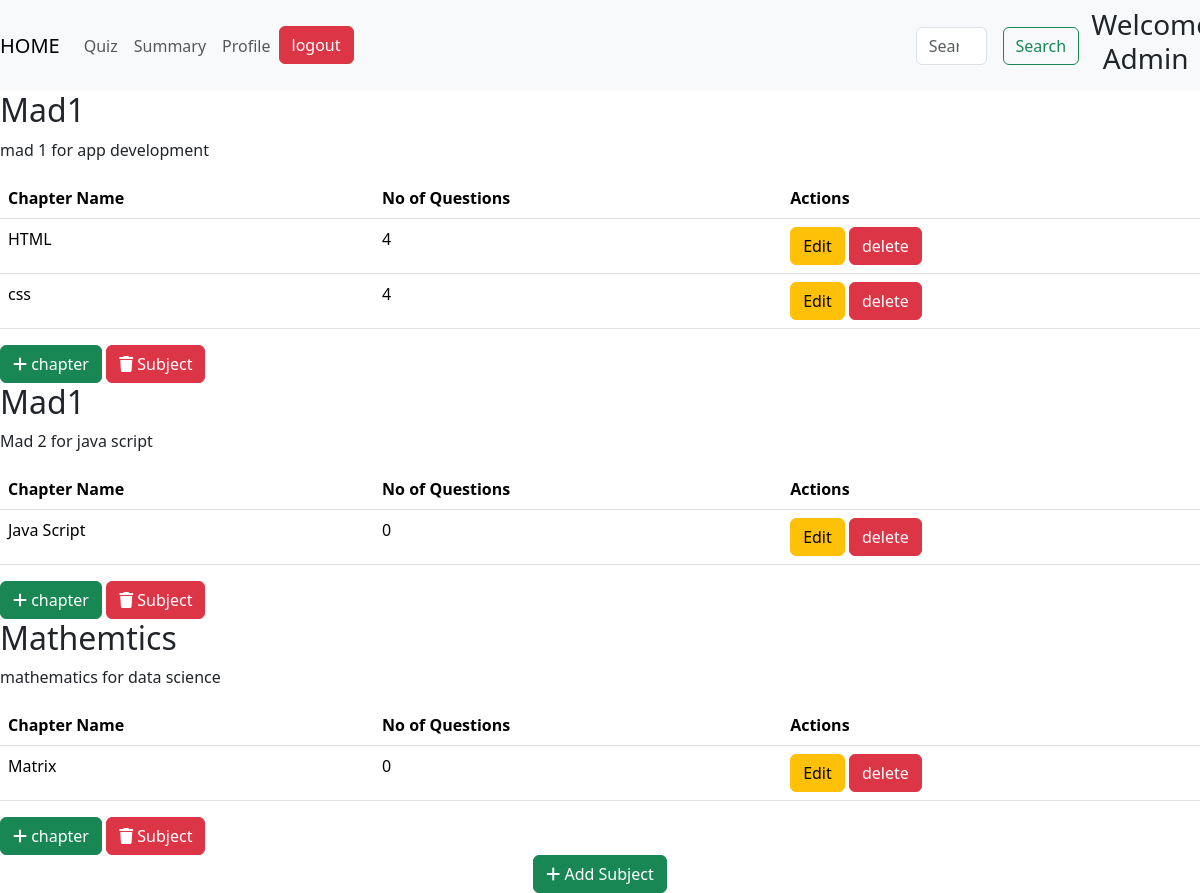
/admin, run on an earlier commit of the app's database.
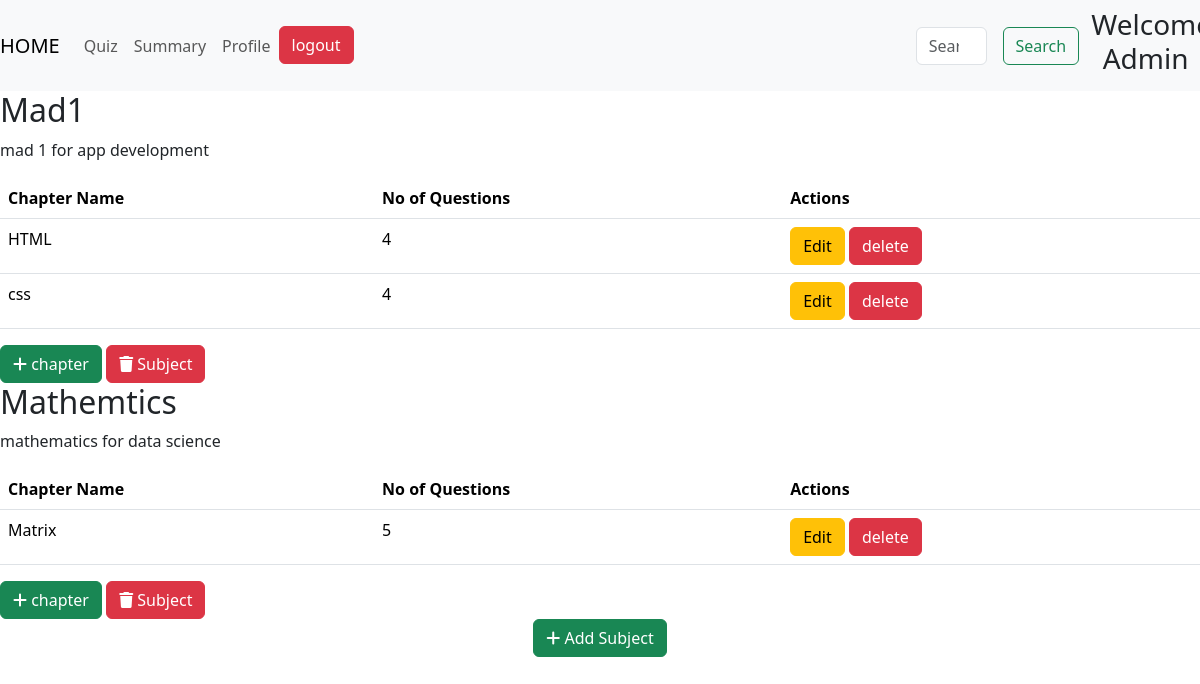
And on a later commit of the database.
### models.py (models this page shows)
class Subject(db.Model):
    id =db.Column(db.Integer, primary_key=True, autoincrement=True)
    name= db.Column(db.String(50), nullable=False)
    description=db.Column(db.String(200), nullable=True)
    chapters=db.relationship('Chapter', backref='subject', lazy=True)

class Chapter(db.Model):
    id =db.Column(db.Integer, primary_key=True, autoincrement=True)
    subject_id=db.Column(db.Integer, db.ForeignKey('subject.id', name='FK_chapter_subject_id'), nullable=False)
    name=db.Column(db.String(50), nullable=False)
    description=db.Column(db.String(100), nullable=True)
    quizs=db.relationship('Quiz', backref='chapter', lazy=True)

### routes.py (the view)
@app.route('/admin')
def admin():
    subjects = Subject.query.all()
    sub_chapters = {}
    chapter_quizs={}
    chapter_question ={}
    for subject in subjects:
        chapters = Chapter.query.filter_by(subject_id=subject.id).all()
        sub_chapters[subject.id]=chapters
        for chapter in chapters:
            quizzes = Quiz.query.filter_by(chapter_id= chapter.id).all()
            chapter_quizs[ chapter.id ] = quizzes
            total_question = sum(quiz.no_of_questions for quiz in quizzes)
            chapter_question[chapter.id] = total_question
    quiz = Quiz.query.first()
    return render_template('admin.html',subjects=subjects,sub_chapters=sub_chapters, chapter_quizs= chapter_quizs, question_counts = chapter_question)

### templates/admin.html (shortened to what this page needs)
<!DOCTYPE html>
<html lang="en">
<head>
<link href="https://cdn.jsdelivr.net/npm/bootstrap@5.3.2/dist/css/bootstrap.min.css" rel="stylesheet">
<link rel="stylesheet" href="https://cdnjs.cloudflare.com/ajax/libs/aos/2.3.4/aos.css">
<link rel="stylesheet" href="https://cdnjs.cloudflare.com/ajax/libs/font-awesome/6.7.2/css/all.min.css">
<link href="https://cdn.jsdelivr.net/npm/bootstrap@5.3.3/dist/css/bootstrap.min.css" rel="stylesheet">
</head>
<body>
<nav class="navbar navbar-expand-lg navbar-light bg-light">
    <a class="navbar-brand" href="/admin">HOME</a>
    <div class="collapse navbar-collapse" id="navbarSupportedContent">
      <ul class="navbar-nav mr-auto">
        <li class="nav-item active">
          <a class="nav-link" href="{{ url_for('quizz') }}">Quiz<span class="sr-only">(current)</span></a>
        </li>
        <li class="nav-item">
          <a class="nav-link" href="{{ url_for('admin_summary') }}">Summary</a>
        </li>
        <li class="nav-item">
          <a class="nav-link" href="#">Profile</a>
        </li>
        <li class="nav-item">
            <a class="btn btn-danger" href="/login">logout</a>
          </li>
      </ul>
      <form class="form-inline my-2 my-lg-0" style="display:flex; margin-left:50%;">
        <input class="form-control mr-sm-2" type="search" placeholder="Search" aria-label="Search">
        <button class="btn btn-outline-success my-2 my-sm-0" type="submit" style="margin-left: 1rem;">Search</button>
      </form>
      <div>
        <h3 style="padding-left: 10%; text-align:center;">Welcome Admin</h3>
      </div>
    </div>
  </nav>
{% if not subjects %}
<h3>No subjects added yet</h3>
{% else %}
{% for subject in subjects %}
  <div class="subs">
    <h2>{{ subject.name }}</h2>
    <p>{{ subject.description }}</p>
    <table class="table">
        <thead class="thead-dark">
        <tr>
            <th>Chapter Name</th>
            <th>No of Questions</th>
            <th>Actions</th>
        </tr>
        </thead>
        <tbody>
          {% if subject.id in sub_chapters %}
            {% for chapter in sub_chapters[subject.id] %}
             <tr>
               <td>{{chapter.name}}</td>
                <td>
                  {{ question_counts[ chapter.id ] }}
                </td>
                <td>
                    <a href="/chapter/edit/{{chapter.id}}" class="btn btn-warning">Edit</a>
                    <a href="/chapter/delete/{{chapter.id}}" class="btn btn-danger">delete</a>
                </td>
             </tr>
            {% endfor %}
          {% endif %}
        </tbody>
    </table>
    <div>
      <a href={{ url_for('add_chapter', subject_id=subject.id) }} class="btn btn-success">
        <i class="fas fa-add"></i>
        chapter
      </a>
      <a href="/subject/delete/{{subject.id}}" class="btn btn-danger">
      <i class="fa-solid fa-trash"></i>
      Subject
      </a>
    </div>
  </div>
{% endfor %}
{% endif %}
<div style="text-align: center;">
    <a href="{{ url_for('add_sub') }}" class="btn btn-success">
        <i class="fas fa-add"></i>
        Add Subject
    </a>
</div>
</body>
</html>

What changed in the data, as far as the page shows it:
removed Subject: name "Mad1", description "Mad 2 for java script"
removed Chapter: name "Java Script", question_counts "0", shown under "Mad1"
computed for Chapter "Matrix": question_counts "0" → "5"
